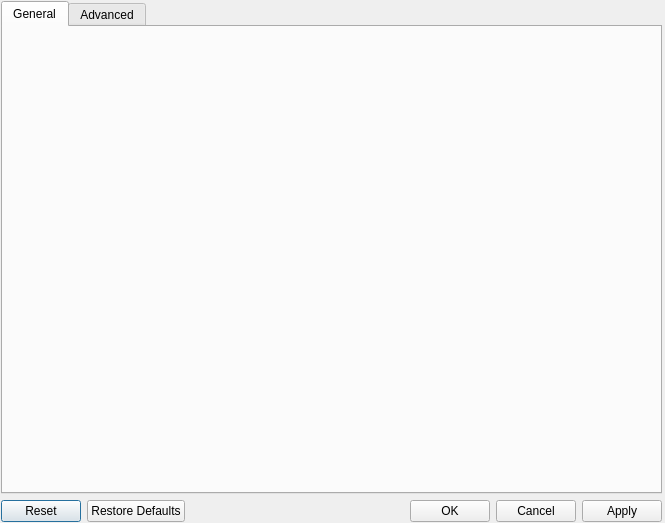
<?xml version="1.0" encoding="UTF-8"?>
<ui version="4.0">
 <class>DREAM3DPreferences</class>
 <widget class="QDialog" name="DREAM3DPreferences">
  <property name="geometry">
   <rect>
    <x>0</x>
    <y>0</y>
    <width>665</width>
    <height>523</height>
   </rect>
  </property>
  <property name="windowTitle">
   <string>DREAM3D Preferences</string>
  </property>
  <widget class="QWidget" name="layoutWidget">
   <property name="geometry">
    <rect>
     <x>1</x>
     <y>1</y>
     <width>661</width>
     <height>521</height>
    </rect>
   </property>
   <layout class="QGridLayout" name="gridLayout">
    <item row="0" column="0">
     <widget class="QTabWidget" name="tabWidget">
      <widget class="QWidget" name="generalTabLabel">
       <attribute name="title">
        <string>General</string>
       </attribute>
      </widget>
      <widget class="QWidget" name="advancedTabLabel">
       <attribute name="title">
        <string>Advanced</string>
       </attribute>
      </widget>
     </widget>
    </item>
    <item row="1" column="0">
     <layout class="QHBoxLayout" name="horizontalLayout">
      <item>
       <widget class="QPushButton" name="resetBtn">
        <property name="text">
         <string>Reset</string>
        </property>
       </widget>
      </item>
      <item>
       <widget class="QPushButton" name="defaultsBtn">
        <property name="text">
         <string>Restore Defaults</string>
        </property>
       </widget>
      </item>
      <item>
       <spacer name="horizontalSpacer">
        <property name="orientation">
         <enum>Qt::Horizontal</enum>
        </property>
        <property name="sizeHint" stdset="0">
         <size>
          <width>40</width>
          <height>20</height>
         </size>
        </property>
       </spacer>
      </item>
      <item>
       <widget class="QPushButton" name="okBtn">
        <property name="text">
         <string>OK</string>
        </property>
       </widget>
      </item>
      <item>
       <widget class="QPushButton" name="cancelBtn">
        <property name="text">
         <string>Cancel</string>
        </property>
       </widget>
      </item>
      <item>
       <widget class="QPushButton" name="applyBtn">
        <property name="text">
         <string>Apply</string>
        </property>
       </widget>
      </item>
     </layout>
    </item>
   </layout>
  </widget>
 </widget>
 <resources/>
 <connections/>
</ui>
